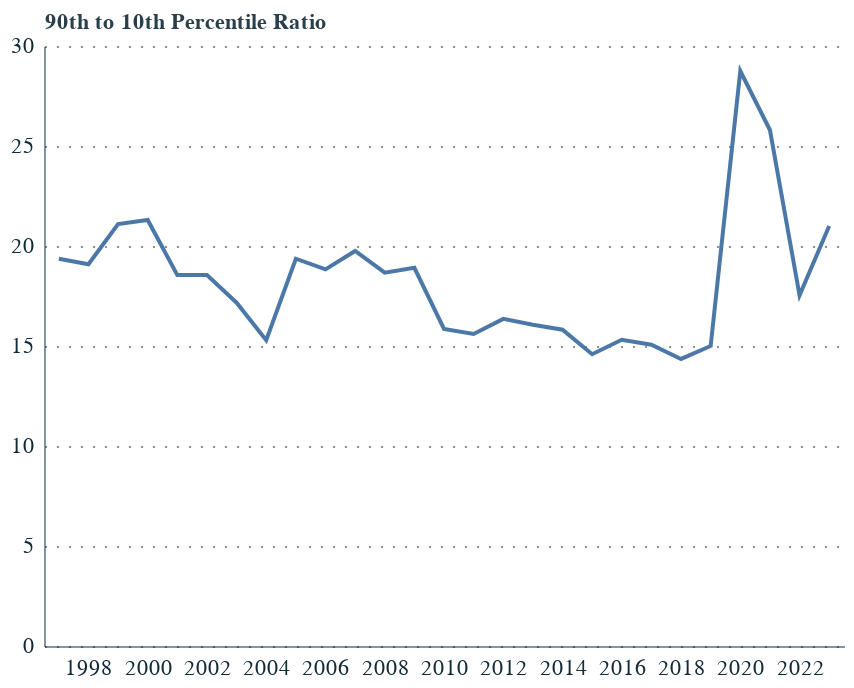

The cell this chart's notebook holds for it:
### Code cell
# Plot 90th-10th percentile ratio

ratio_90_10 = firm_level_prod_we[firm_level_prod_we['Decile'].isin(['P90','P10'])].pivot(
    index='Year',
    columns='Decile',
    values='aGVA per worker (£) KP EW'
)
ratio_90_10['P90_P10_ratio'] = ratio_90_10['P90'] / ratio_90_10['P10']

ratio_90_10

chart = alt.Chart(ratio_90_10.reset_index()).mark_line().encode(
    x=alt.X('Year:O', axis=alt.Axis(
            labelExpr="datum.value % 2 == 0 ? datum.label : ''",
            labelAngle=0)),
    y=alt.Y('P90_P10_ratio:Q', title='90th to 10th Percentile Ratio'),)

chart

### Figure 1 — Vega-Lite specification as saved in the notebook (floating-point values rounded to 4 significant figures)
{"config": {"font": "Circular Std", "mark": {"line": {"interpolate": "linear"}}, "view": {"stroke": "transparent", "width": 400, "height": 300}, "range": {"category": ["#179fdb", "#e6224b", "#f4c245", "#122b39", "#eb5c2e", "#36b7b4"], "diverging": ["#E6224B", "#E54753", "#C9C9C9", "#179FDB", "#122B39"], "heatmap": ["#C9C9C9", "#179FDB", "#0063AF", "#122B39"], "ordinal": ["#00A767", "#36B7B4", "#179FDB", "#0063AF", "#243B5A"]}, "axisX": {"labelColor": "#122b39", "tickColor": "#122b39", "domainColor": "#122b39", "domainOpacity": 0.5, "gridOpacity": 0, "labelFont": "Circular Std", "labelAngle": 0, "labelAlign": "center", "labelFontSize": 11, "labelPadding": 5, "tickCount": 10, "tickSize": 0, "title": ""}, "axisY": {"labelColor": "#122b39", "labelFont": "Circular Std", "tickColor": "#122b39", "domainColor": "#122b39", "gridColor": "#122b39", "gridDash": [1, 5], "gridOpacity": 0.5, "labelPadding": 5, "labelFontSize": 11, "domainOpacity": 0.5, "tickSize": 0, "title": null, "titleAlign": "left", "titleAngle": 0, "titleBaseline": "bottom", "titleColor": "#122b39", "titleOpacity": 0.9, "titleX": 0, "titleY": -7}}, "data": {"name": "data-1e6393f3f7e1d5970a7f89f627b97fd9"}, "mark": {"type": "line"}, "encoding": {"x": {"axis": {"labelAngle": 0, "labelExpr": "datum.value % 2 == 0 ? datum.label : ''"}, "field": "Year", "type": "ordinal"}, "y": {"field": "P90_P10_ratio", "title": "90th to 10th Percentile Ratio", "type": "quantitative"}}, "$schema": "https://vega.github.io/schema/vega-lite/v5.20.1.json", "datasets": {"data-1e6393f3f7e1d5970a7f89f627b97fd9": [{"Year": 1997, "P10": 5500, "P90": 106500, "P90_P10_ratio": 19.36}, {"Year": 1998, "P10": 5500, "P90": 105000, "P90_P10_ratio": 19.09}, {"Year": 1999, "P10": 5000, "P90": 105500, "P90_P10_ratio": 21.1}, {"Year": 2000, "P10": 5000, "P90": 106500, "P90_P10_ratio": 21.3}, {"Year": 2001, "P10": 5500, "P90": 102000, "P90_P10_ratio": 18.55}, {"Year": 2002, "P10": 5500, "P90": 102000, "P90_P10_ratio": 18.55}, {"Year": 2003, "P10": 6000, "P90": 103000, "P90_P10_ratio": 17.17}, {"Year": 2004, "P10": 7000, "P90": 107000, "P90_P10_ratio": 15.29}, {"Year": 2005, "P10": 5500, "P90": 106500, "P90_P10_ratio": 19.36}, {"Year": 2006, "P10": 6000, "P90": 113000, "P90_P10_ratio": 18.83}, {"Year": 2007, "P10": 6000, "P90": 118500, "P90_P10_ratio": 19.75}, {"Year": 2008, "P10": 6000, "P90": 112000, "P90_P10_ratio": 18.67}, {"Year": 2009, "P10": 5500, "P90": 104000, "P90_P10_ratio": 18.91}, {"Year": 2010, "P10": 7000, "P90": 111000, "P90_P10_ratio": 15.86}, {"Year": 2011, "P10": 7500, "P90": 117000, "P90_P10_ratio": 15.6}, {"Year": 2012, "P10": 7000, "P90": 114500, "P90_P10_ratio": 16.36}, {"Year": 2013, "P10": 7500, "P90": 120500, "P90_P10_ratio": 16.07}, {"Year": 2014, "P10": 8000, "P90": 126500, "P90_P10_ratio": 15.81}, {"Year": 2015, "P10": 8500, "P90": 124000, "P90_P10_ratio": 14.59}, {"Year": 2016, "P10": 8000, "P90": 122500, "P90_P10_ratio": 15.31}, {"Year": 2017, "P10": 8000, "P90": 120500, "P90_P10_ratio": 15.06}, {"Year": 2018, "P10": 8500, "P90": 122000, "P90_P10_ratio": 14.35}, {"Year": 2019, "P10": 8000, "P90": 120000, "P90_P10_ratio": 15.0}, {"Year": 2020, "P10": 4000, "P90": 115000, "P90_P10_ratio": 28.75}, {"Year": 2021, "P10": 5000, "P90": 129000, "P90_P10_ratio": 25.8}, {"Year": 2022, "P10": 7500, "P90": 131500, "P90_P10_ratio": 17.53}, {"Year": 2023, "P10": 6500, "P90": 136500, "P90_P10_ratio": 21.0}]}}
